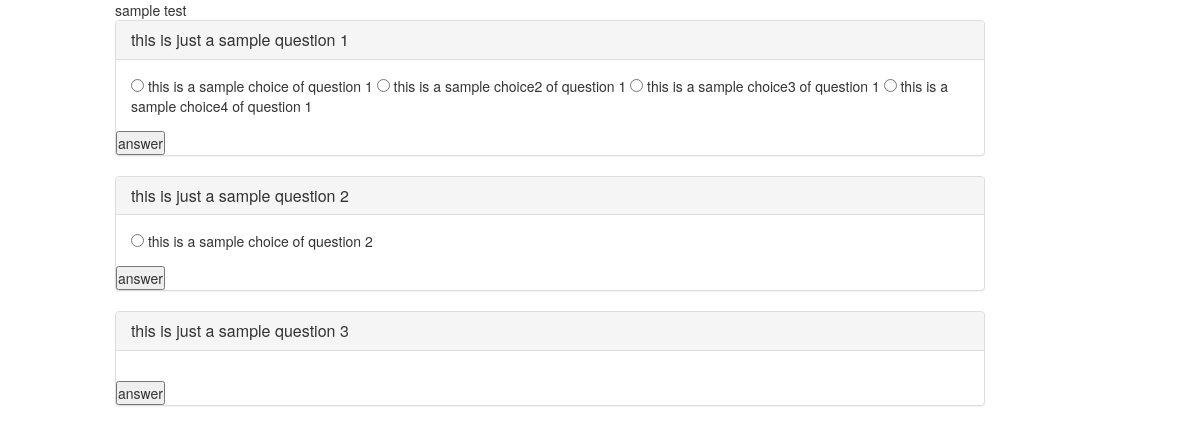
The page /test/1/ (signed in) on the database its author committed.
### registration/models.py (models this page shows, shortened)
class Tests(models.Model):
    test_text=models.CharField(max_length=40)
    time=models.DurationField('Duration of exam')
    times=models.DateTimeField('Date of exam')

class Question(models.Model):
    question=models.CharField(max_length=256)
    testno=models.ForeignKey(Tests,on_delete=models.CASCADE)

class Choice(models.Model):
    choice=models.CharField(max_length=256)
    questions=models.ForeignKey(Question,on_delete=models.CASCADE)

### registration/views.py (the view, shortened to what this page needs)
# urls.py: url(r'^test/(?P<test_id>[0-9]+)/$',views.TestView.as_view(),name="test"),
class TestView(LoginRequiredMixin,View):
	login_url = '/login/'
	redirect_field_name = '/login/'
	template_name="test.html"
	def get(self,request,test_id):
		t=get_object_or_404(Tests,pk=test_id)
		error=''
		context={
			"t":t,
			"error_message":error
		}
		return render(request,self.template_name,context)

### registration/templates/test.html (shortened to what this page needs)
{% extends 'base.html' %}
{% block body %}
<div class="col-md-9 col-md-offset-1">
{{ t.test_text }}
    {% for q in t.question_set.all %}
        <div class="panel panel-default">
          <div class="panel-heading">
            <h3 class="panel-title">
                {{ q.question }}
            </h3>
          </div>
         <form method="post" action="{% url 'test' t.id %}">{% csrf_token %}
             <div class="panel-body">
            {% for c in q.choice_set.all %}
                  <input type="radio" name="choice" id="choice{{ forloop.counter }}" value="{{ c.id }}" />
                {{ c.choice }}
            {% endfor %}
             </div>
             <input type="submit" value="answer">
         </form>
        </div>
    {% endfor %}
</div>
{% endblock %}

### registration/static/css/style.css (style rules this page uses)
* { padding: 0px; }

### rows shown on the page
Tests: test_text "sample test"
Question: question "this is just a sample question 1"
Choice: choice "this is a sample choice of question 1"
Choice: choice "this is a sample choice2 of question 1"
Choice: choice "this is a sample choice3 of question 1"
Choice: choice "this is a sample choice4 of question 1"
Question: question "this is just a sample question 2"
Choice: choice "this is a sample choice of question 2"
Question: question "this is just a sample question 3"
